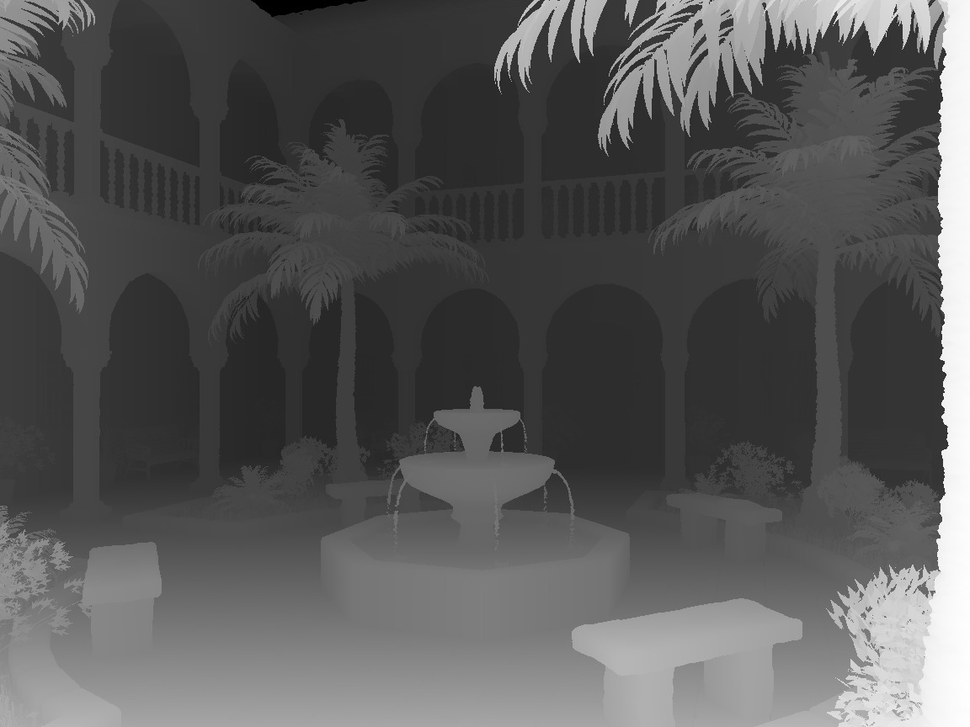
#> input picture house.png, 970 x 727 px, shrunk from 1152 x 864 before the run
$ jupyter execute dis_center.ipynb
#> lines starting #> are read from the running program, lines starting #| are printed output that depends on the picture; after the words box and inside, x2 and y2 are one past the last pixel; in counts of white or black regions, pixels touching at a corner belong together; long printed decimals are rounded
[cell 1]
import cv2
import numpy as np
import imutils
import math

[cell 2]
# Let's load a simple image with 3 black squares
image = cv2.imread('house.png')
#> image is the input picture: shape (727, 970, 3); min 0, max 255, mean 88
cv2.waitKey(0)

# Grayscale
gray = cv2.cvtColor(image, cv2.COLOR_BGR2GRAY)

# Find Canny edges
edged = cv2.Canny(gray, 30, 200)
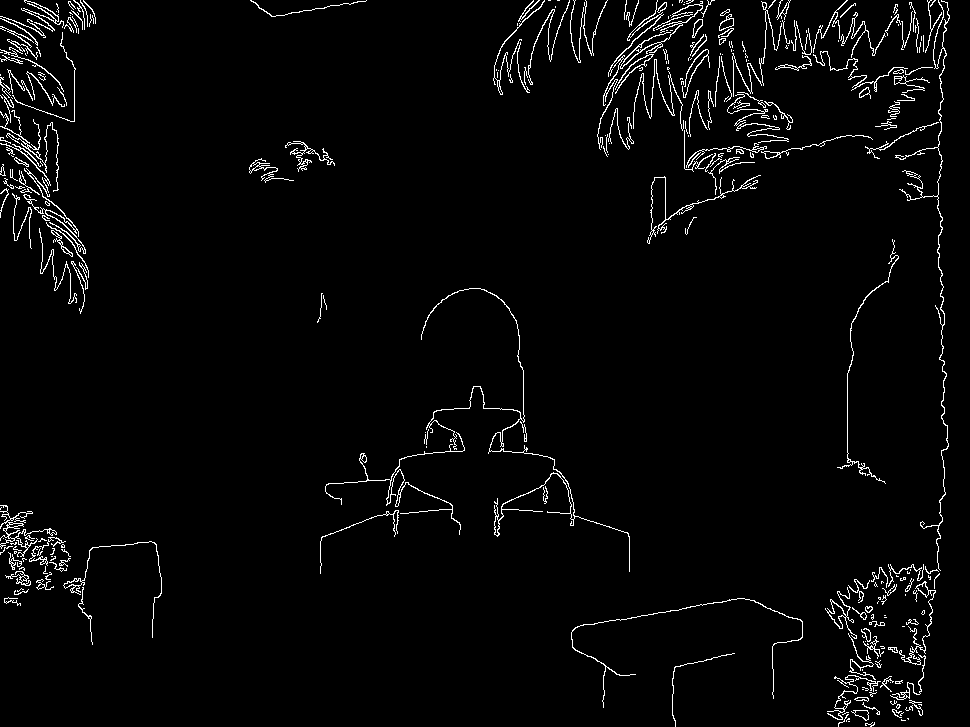
#> edged: shape (727, 970); 2.8% white in thin lines or dots
cv2.waitKey(0)

# Finding Contours
# Use a copy of the image e.g. edged.copy()
# since findContours alters the image
contours, hierarchy = cv2.findContours(edged,
	cv2.RETR_EXTERNAL, cv2.CHAIN_APPROX_NONE)
#> contours = 303 contours, 220 with area under 20; largest, box (x1, y1, x2, y2) and area: (597, 1, 703, 150) 252, (421, 288, 630, 572) 250, (825, 587, 857, 639) 247, (899, 581, 936, 665) 218, (895, 0, 950, 571) 200

cv2.imshow('Canny Edges After Contouring', edged)
cv2.waitKey(0)

print("Number of Contours found = " + str(len(contours)))
#| Number of Contours found = 303

# Draw all contours
# -1 signifies drawing all contours
cv2.drawContours(image, contours, -1, (0, 0, 255), 3)
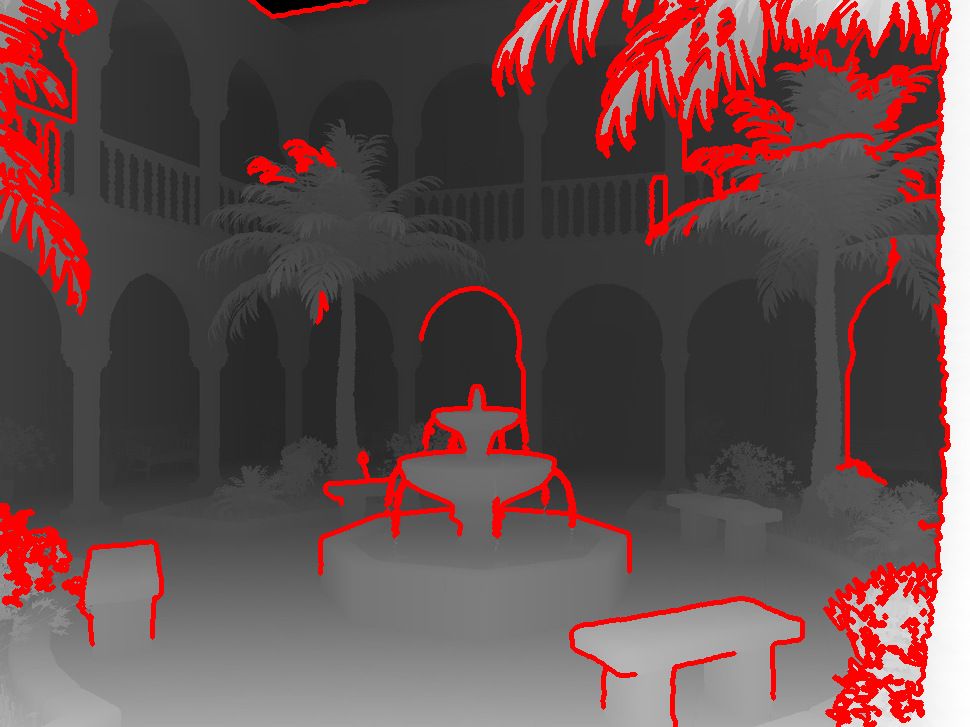
#> image: shape (727, 970, 3); 10.61% of pixels changed, all inside (x1, y1, x2, y2) = (0, 0, 952, 727)

cv2.imshow('Contours', image)
cv2.waitKey(0)
cv2.destroyAllWindows()

[cell 3]
gray = cv2.cvtColor(image, cv2.COLOR_BGR2GRAY)
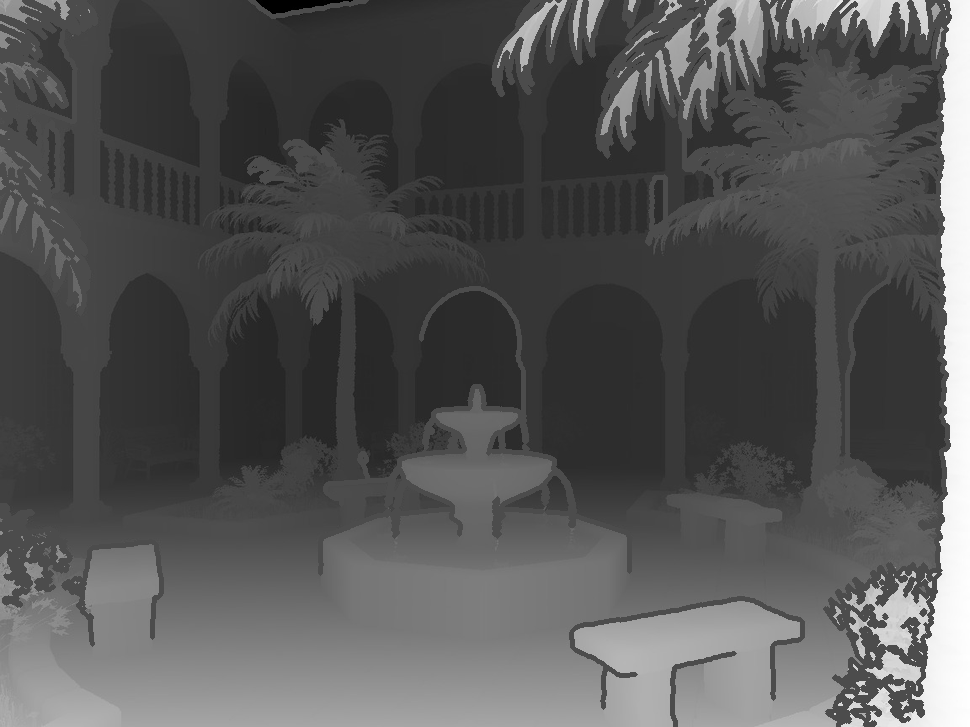
#> gray: shape (727, 970); min 0, max 255, mean 84.7
blurred = cv2.GaussianBlur(gray, (5, 5), 0)
thresh = cv2.threshold(blurred, 60, 255, cv2.THRESH_BINARY_INV)[1]
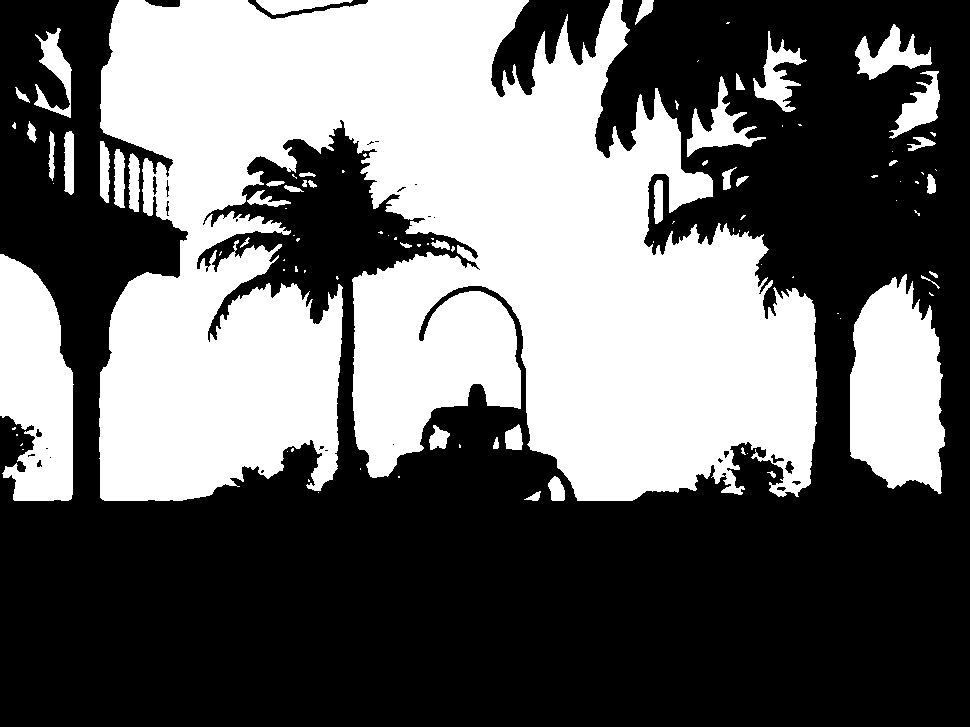
#> thresh: shape (727, 970); 41.4% white; 100 white regions (56 under 20 px)
cnts = cv2.findContours(thresh.copy(), cv2.RETR_EXTERNAL,cv2.CHAIN_APPROX_SIMPLE)
#> cnts = 100 contours, 63 with area under 20; largest, box (x1, y1, x2, y2) and area: (99, 0, 817, 501) 244436, (850, 274, 945, 494) 15512, (0, 254, 74, 501) 13418, (687, 76, 766, 157) 1744, (855, 24, 932, 80) 1688
cnts = imutils.grab_contours(cnts)
#print(cnts)
m=0
for c in cnts:
    #print(c)
    #print(len(c))
    #continue
    area=cv2.contourArea(c)
    print(area)
    if area>m:
        #print(c)
        m=area
        M = cv2.moments(c)
        cX = int(M["m10"] / (M["m00"] ))
        cY = int(M["m01"] / (M["m00"]))
#> this loop made 100 passes
#> (area, m, cX, cY) on passes 2, 4, 18, 19, 26, 100: (63, 63, 534, 496), (278.5, 278.5, 556, 489), (284.5, 284.5, 438, 438), (319.5, 319.5, 513, 438), (15512.5, 15512.5, 896, 389), (244436.5, 244436.5, 432, 261)
#> area on passes 15, 33, 38, 40, 44, 55: 36.5, 13417.5, 23, 87, 20, 233.5
#| 0.0
#| 63.0
#| 1.5
#| 278.5
#| 1.0
#| 18.0
#| 0.0
#| 0.0
#> (further printed lines are left out)
#> after the loop, M = moments, m00 244436.5, centre m10/m00, m01/m00 = (432.2, 261.1); cX = 432; cY = 261; m = 244436.5
    #print(len(c))
    # compute the center of the contour
        #print(cX,cY)

color = np.array(image[cY][cX])
#> color = [53, 53, 53]
cv2.circle(image, (int(cX), int(cY)), 5, (255, 0, 0), -1)
#> image: shape (727, 970, 3); 0.01% of pixels changed, all inside (x1, y1, x2, y2) = (427, 256, 438, 267)
cv2.imshow('Contours', image)
cv2.waitKey(0)
cv2.destroyAllWindows()

[cell 4]
image.shape
#> Out = (727, 970, 3)

[cell 5]
print(image[125][192]) # Let this distance be 2 m
#| [45 45 45]
print(image[110][116]) # Let this distance be 4 m
#| [51 51 51]

[cell 6]
color
#> Out = [53, 53, 53]

[cell 7]
# Let 160 -> 2 m, 121 -> 4m
# By Linear Regression, y = x*-0.02820855 + 7.03992702

def colorToDistance(color, slope = -0.02820855, constant = 7.03992702):
    # Simple Linear Regression
    return color*slope + constant

[cell 8]
def pixelToComponents(pixel, distance, heading = 0, currentLocation = (0,0,0), image_size = image.shape[:2], max_angleX = math.radians(90)):
    # heading = 0 means heading towards X axis, 90 means Y axis and so on
    # max_x / 2 is equal to heading angle. if this - x = 0, then X,Y = distance*cos(heading), distance*sin(heading)
    # AngleXY
    max_y, max_x = image_size
    x,y = pixel
    mid_x = max_x / 2
    mid_y = max_y / 2
    deltaAngle = ((x - mid_x) / max_x) * max_angleX
    angleXY = heading - deltaAngle
    angleZ = -((y - mid_y) / max_y) * max_angleX
    return np.multiply(distance, [math.cos(angleXY), math.sin(angleXY), math.sin(angleZ)])

[cell 9]
dis = colorToDistance(color)
#> dis = [5.54, 5.54, 5.54]
print(dis)
#| [5.545 5.545 5.545]
print(pixelToComponents((cX,cY), dis))
#| [5.524 0.4753 1.218]

[cell 10]
pixelToComponents((200, 194), dis)
#> Out = [4.96, 2.47, 1.99]
